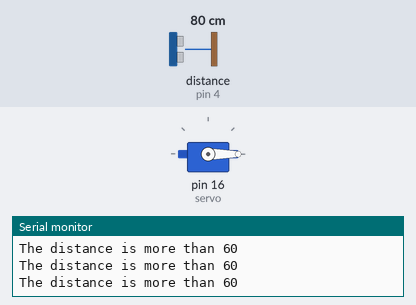
This sketch was run on a simulated Arduino Uno, built with avr-gcc and run on an emulated ATmega328P. Shown: servo, the last lines printed to the serial monitor. Wiring (inferred from the names in the program): ultrasonic range finder: trigger pin 5; echo pin 4. The test bench sets the inputs (shaded band); at power-on: distance to the obstacle (sensor on pin 4) 80 cm. The echo pulse lasts 58.3 µs per cm.

Above: at 1.3 s.
1.4 s: distance to the obstacle (sensor on pin 4) set to 12 cm
3.5 s: distance to the obstacle (sensor on pin 4) set to 9 cm
At 4.1 s:
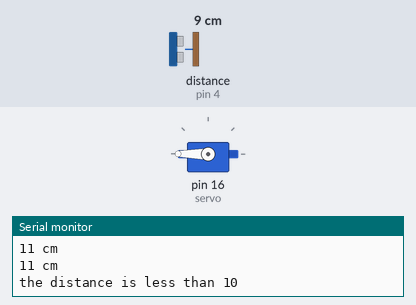
5.0 s: distance to the obstacle (sensor on pin 4) set to 18 cm
At 6.7 s:
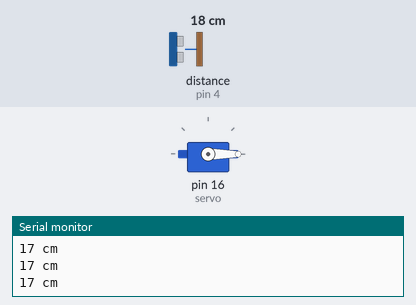
7.0 s: distance to the obstacle (sensor on pin 4) set to 2 cm
At 8.2 s:
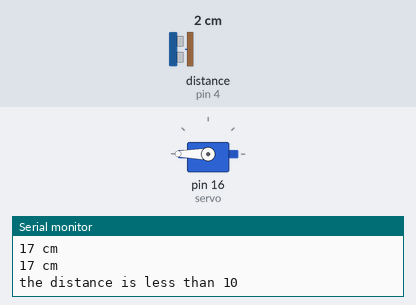
Timing chart, 0 to 9.5 s (numbered marks = the images above; inputs shaded):
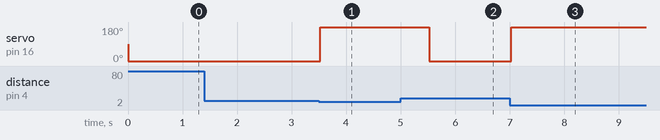

Measured:
- the behaviour switches between 11 and 10 cm on distance to the obstacle (sensor on pin 4) (found by bisection; images 0 and 1)
- after the input at 3.5 s, servo on pin 16 (servo): 0° → 180° at once
- after the input at 5.0 s, servo on pin 16 (servo): 180° → 0° after 0.53 s
- after the input at 7.0 s, servo on pin 16 (servo): 0° → 180° at once

The sketch:

smarttrashfix.ino
```cpp
#include <Servo.h>

#define trigPin 5

#define echoPin 4

Servo servo;

int sound = 250;

void setup() {

Serial.begin (9600);

pinMode(trigPin, OUTPUT);

pinMode(echoPin, INPUT);

servo.attach(16);

}

void loop() {

long duration, distance;

digitalWrite(trigPin, LOW);

delayMicroseconds(2);

digitalWrite(trigPin, HIGH);

delayMicroseconds(10);

digitalWrite(trigPin, LOW);

duration = pulseIn(echoPin, HIGH);

distance = (duration/2) / 29.1;

if (distance < 10) {

Serial.println("the distance is less than 10");

servo.write(182);

delay(1500);

}

else {

servo.write(0);

}

if (distance > 60 || distance <= 0){

Serial.println("The distance is more than 60");

}

else {

Serial.print(distance);

Serial.println(" cm");

}

delay(500);

}
```
